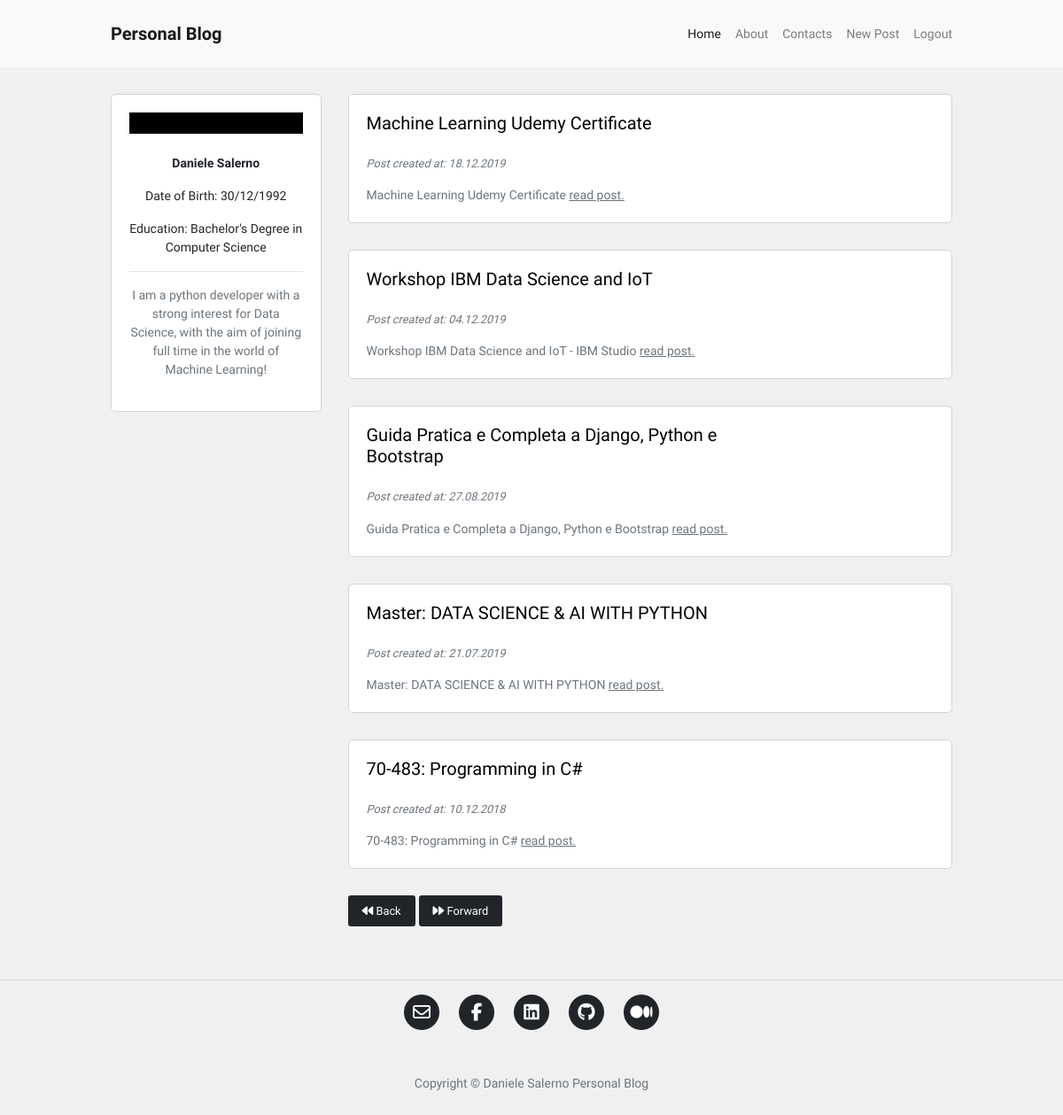
Page /?page=2 (signed in) on the committed database.
### blog/models.py (models this page shows, shortened)
class Post(db.Model):
    id = db.Column(db.Integer, primary_key=True)
    user_id = db.Column(db.Integer, db.ForeignKey('user.id'), nullable=False)
    insert_time = db.Column(db.DateTime, default=datetime.now)
    title = db.Column(db.String(120), nullable=False)
    description = db.Column(db.String(240))
    body = db.Column(db.Text(), nullable=False)
    slug = db.Column(db.String(250))
    image = db.Column(db.String(120))

### blog/routes.py (the view)
@app.route("/")
def homepage():
    page_number = request.args.get('page', 1, type=int)
    posts = Post.query.order_by(Post.insert_time.desc()).paginate(page_number, 5, True)
    if posts.has_next:
        next_page = url_for("homepage", page=posts.next_num)
    else:
        next_page = None
    if posts.has_prev:
        previous_page = url_for("homepage", page=posts.prev_num)
    else:
        previous_page = None
    return render_template("homepage.html", posts=posts, current_page=page_number,
                            next_page=next_page, previous_page=previous_page)

### blog/models.py (called while the page is built)
@login_manager.user_loader
def load_user(id):
    return User.query.get(int(id))

### blog/templates/homepage.html (shortened to what this page needs)
{% extends 'base.html' %}
{% block content %}
<div class="container content-container">
    <div class="row no-gutters">
        <div class="col-md-9 order-md-2">
            {% for post in posts.items %}
            <div class="single-post-home">
                <div class="container">
                    <div class="row">
                        <div class="col-sm-8 no-padding-left-right">
                            <h5>
                                <a href="{{ url_for('post_detail', post_slug=post.slug) }}">
                                    <p class="hover-underline-animation">{{ post.title }}</p>
                                </a>
                            </h5>
                            <p class="p-small-two text-muted">
                                Post created at: {{ post.insert_time.strftime('%d.%m.%Y') }}
                            </p>
                            {% if post.description %}
                            <p class="p-small-one text-muted mb-0">
                                {{ post.description }}
                                <a class="read-more" href="{{ url_for('post_detail', post_slug=post.slug) }}">read post.</a>
                            </p>
                            {% endif %}
                        </div>
                        <div class="col-sm-4 no-padding-left-right auto-margin">
                            <div class="post-image-block">
                            </div>
                        </div>
                    </div>
                </div>
            </div>
            {% endfor %}
            <div class="pagination-block">
                {% if previous_page %}
                {% if current_page == 2 %}
                <a id="btn_next" class="btn btn-sm btn-outline-secondary mouse-cursor-gradient-tracking" href="/"><i class="fas fa-backward"></i> Back</a>
                {% else %}
                <a id="btn_next" class="btn btn-sm btn-outline-secondary mouse-cursor-gradient-tracking" href="{{ previous_page }}"><i class="fas fa-backward"></i> Back</a>
                {% endif %}
                {% endif %}
                {% if next_page %}
                <a id="btn_forward" class="btn btn-sm btn-outline-secondary mouse-cursor-gradient-tracking" href="{{ next_page }}"><i class="fas fa-forward"></i> Forward</a>
                {% endif %}
            </div>
        </div>
        <div class="col-md-3 order-md-1">
            {% include 'about_me_snippet.html' %}
        </div>
    </div>
</div>
{% endblock %}

### blog/static/blog.css (style rules this page uses)
html, body { font-family: 'Oxanium', sans-serif; background-color: #f0f0f0; }
a { color: #212529; transition: all .2s; }
.content-container { max-width: 950px; margin-top: 30px; margin-bottom: 30px; padding: 0px; }
.pagination-block { margin-bottom: 30px; }
.no-padding-left-right { padding-right: 0px; padding-left: 0px; }
.auto-margin { margin-top: auto; margin-bottom: auto; }
.single-post-home { background-color: #fff; border: 1px solid #d3d3d3; border-radius: 5px; padding: 20px; margin-bottom: 30px; }
.p-small-one { font-size: 0.875rem; }
.p-small-two { font-size: 0.800rem; font-style: italic; }
@media (min-width: 768px) { .single-post-home { margin-left: 30px; } }
@media (min-width: 768px) { .post-image-block { margin-left: 30px; } }
@media (min-width: 768px) { .pagination-block { margin-left: 30px; } }
.read-more { color: #6c757d; text-decoration: underline; }

### blog/static/animations.css (style rules this page uses)
.container { overflow-x: hidden; width: 100%; }
.mouse-cursor-gradient-tracking { position: relative; background: #212529; padding: 0.5rem 1rem; font-size: 0.8rem; border: none; color: white; cursor: pointer; outline: none; overflow: hidden; }
.mouse-cursor-gradient-tracking:before { --size: 0; content: ''; position: absolute; left: var(--x); top: var(--y); width: var(--size); height: var(--size); background: radial-gradient(circle closest-side, white, transparent); transform: translate(-50%, -50%); transition: width 0.2s ease, height 0.2s ease; }
.hover-underline-animation { display: inline-block; position: relative; color: #000; }
.hover-underline-animation:after { content: ''; position: absolute; width: 100%; transform: scaleX(0); height: 2px; bottom: 0; left: 0; background-color: #000; transform-origin: bottom right; transition: transform 0.25s ease-out; }

### rows in the picture
Post: title "Machine Learning Udemy Certificate", insert_time "18.12.2019", description "Machine Learning Udemy Certificate"
Post: title "Workshop IBM Data Science and IoT", insert_time "04.12.2019", description "Workshop IBM Data Science and IoT - IBM Studio"
Post: title "Guida Pratica e Completa a Django, Python e Bootstrap", insert_time "27.08.2019", description "Guida Pratica e Completa a Django, Python e Bootstrap"
Post: title "Master: DATA SCIENCE & AI WITH PYTHON", insert_time "21.07.2019", description "Master: DATA SCIENCE & AI WITH PYTHON"
Post: title "70-483: Programming in C#", insert_time "10.12.2018", description "70-483: Programming in C#"
